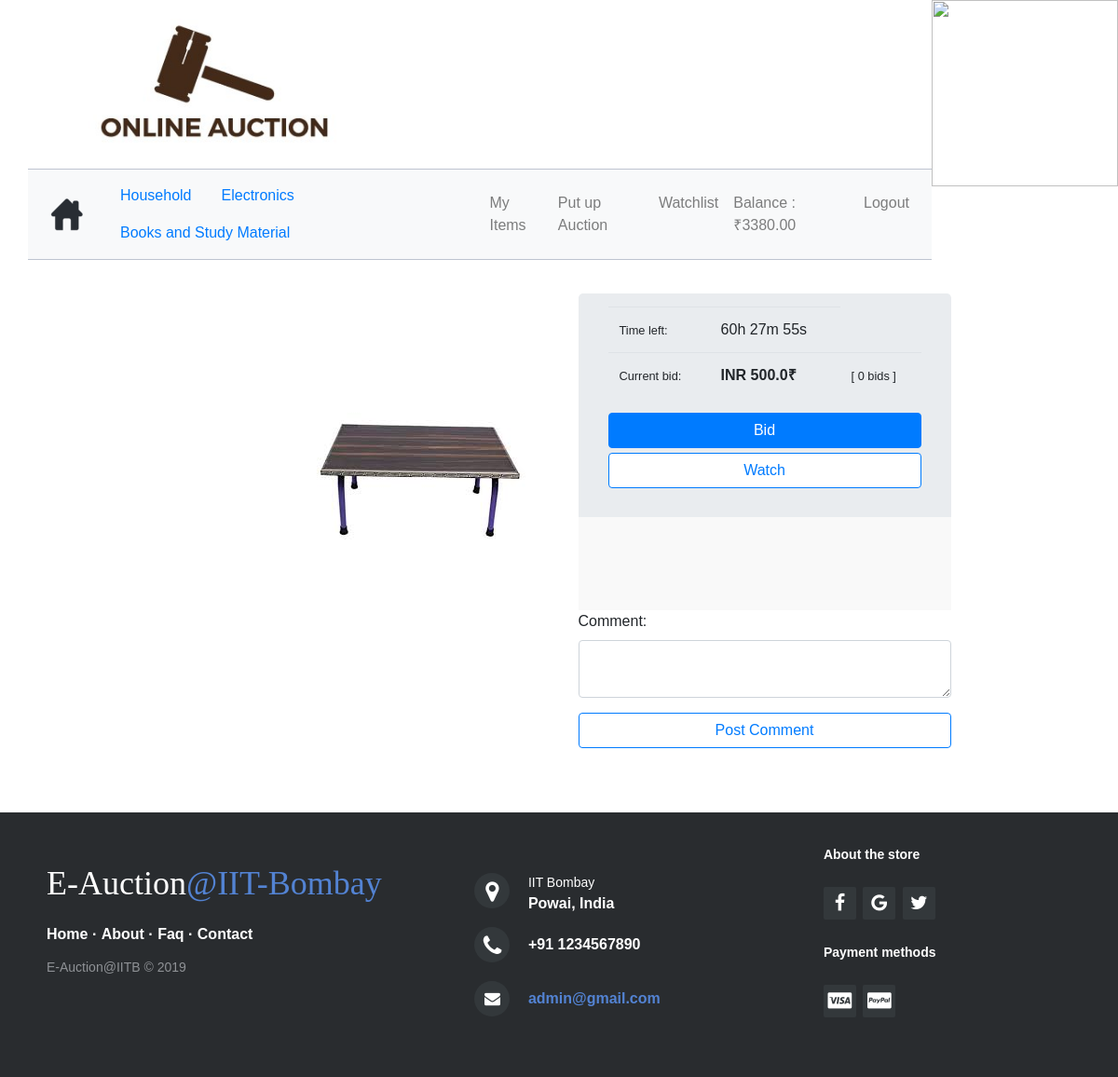
/website/bid/1/ (signed in), run on an earlier commit of the app's database.
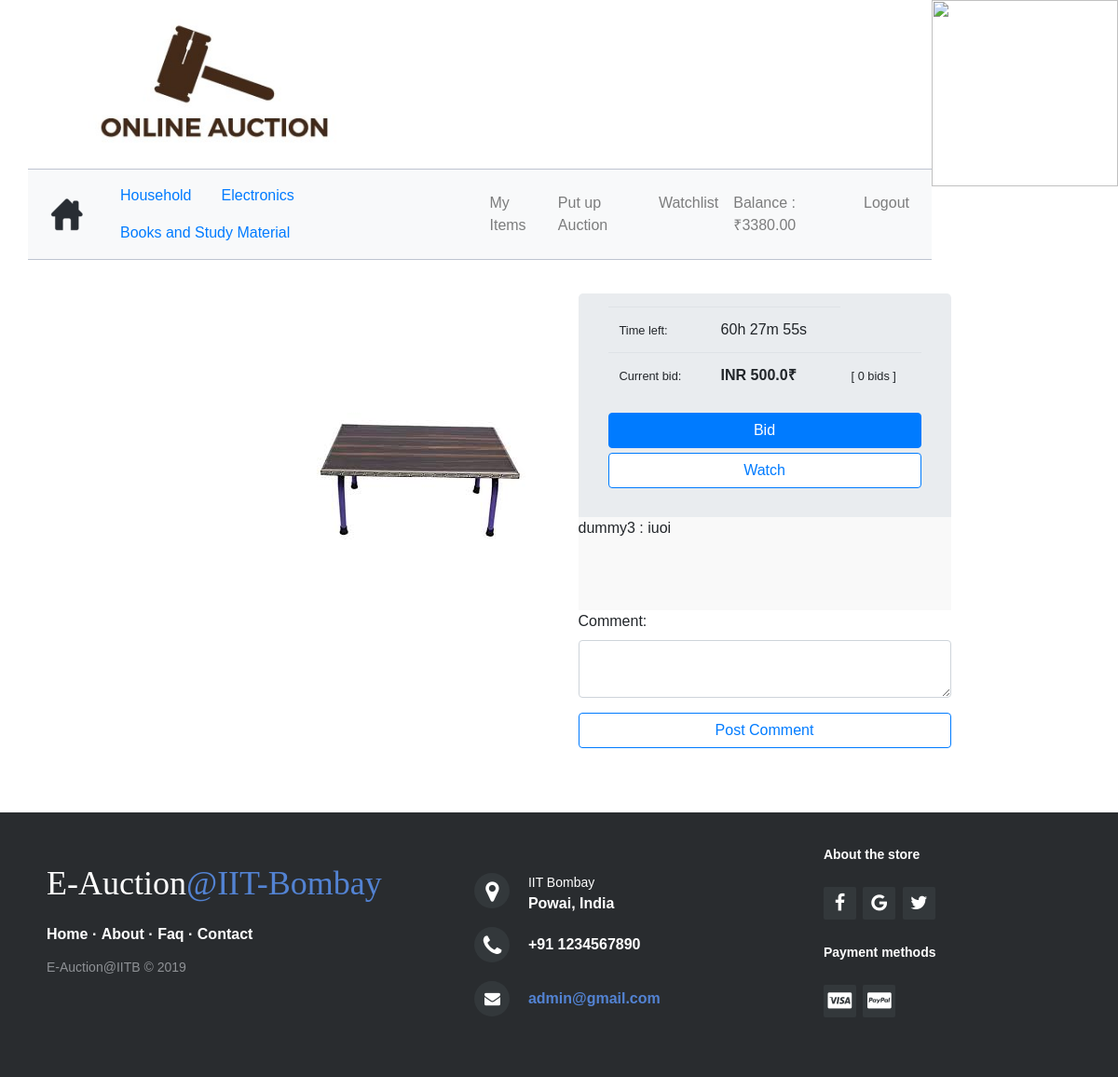
And on a later commit of the database.
### website/models.py (models this page shows, shortened)
class User(models.Model):
	username = models.CharField(max_length=45)
	password = models.CharField(max_length=45)
	email = models.EmailField()
	balance = models.DecimalField(max_digits=6, decimal_places=2)
	firstname = models.CharField(max_length=56)
	lastname = models.CharField(max_length=45)
	cellphone = models.CharField(max_length=14)
	address = models.CharField(max_length=255)
	town = models.CharField(max_length=45)
	post_code = models.CharField(max_length=45)
	country = models.CharField(max_length=45)

class Auction(models.Model):
	product_id = models.ForeignKey(Product, on_delete=models.CASCADE)
	user_id = models.ForeignKey(User, on_delete=models.CASCADE)
	base_price = models.IntegerField()
	number_of_bids = models.IntegerField()
	time_starting = models.DateTimeField()
	time_ending = models.DateTimeField()

class Product(models.Model):
	CATEGORIES = (
		('HH','Household'),
		('EL','Electronics'),
		('BS','Books and Study Material')
	)
	title = models.CharField(max_length=255)
	description = models.CharField(max_length=500)
	base_price = models.IntegerField()
	time_starting = models.DateTimeField()
	category = models.CharField(
		max_length=2,
		choices=CATEGORIES
	)
	image = models.ImageField(upload_to='images/')
	date_posted = models.DateTimeField(auto_now_add=True, blank=True)

class Chat(models.Model):
	auction_id = models.ForeignKey(Auction, on_delete=models.CASCADE)
	user_id = models.ForeignKey(User, on_delete=models.CASCADE)
	message = models.TextField()
	time_sent = models.DateTimeField()

### website/views.py (the view)
# urls.py: path('bid/<int:auction_id>/', views.bid_page, name='bid_page'),
def bid_page(request, auction_id):
    print(type(auction_id))
    try:
        if request.session['username']:
            auction = Auction.objects.filter(id=auction_id)
            if auction[0].time_starting > timezone.now():
                return index(request)
            user = User.objects.filter(username=request.session['username'])
            stats = []
            time_left, expired = remaining_time(auction[0])
            stats.append(time_left) # First element in stats list
            current_cost = auction[0].base_price + auction[0].number_of_bids * auction[0].base_price * 0.05
            current_cost = "%0.1f" % current_cost
            stats.append(current_cost)
            if expired < 0: # if auction ended append false.
                stats.append(False)
            else:
                stats.append(True)
            latest_bid = Bid.objects.filter(auction_id = auction_id).order_by('-bid_time')
            if latest_bid:
                winner = User.objects.filter(id=latest_bid[0].user_id.id)
                stats.append(winner[0].username)
            else:
                stats.append(None)
            chat = Chat.objects.filter(auction_id = auction_id).order_by('time_sent')
            stats.append(chat)
            w = Watchlist.objects.filter(user_id=user[0])
            watchlist = Auction.objects.none()
            for item in w:
                a = Auction.objects.filter(id=item.auction_id.id)
                watchlist = list(chain(watchlist, a))
            return render(request, 'bid.html',
            {
                'auction': auction[0],
                'user': user[0],
                'stats': stats,
                'watchlist':watchlist
            })
    except KeyError:
        return index(request)
    return index(request)

### website/transactions.py (called while the page is built)
def remaining_time(auction):
    time_left = make_naive(auction.time_ending) - datetime.now()            # timezone.now is supposed to be UTC time
    days, seconds = time_left.days, time_left.seconds
    hours = days * 24 + seconds // 3600
    minutes = (seconds % 3600) // 60
    seconds = seconds % 60
    time_left = str(hours) + "h " + str(minutes) + "m " + str(seconds) + "s"
    expired = days
    return time_left, expired

### website/templates/bid.html (shortened to what this page needs)
<!DOCTYPE html>
<html>
<head>
    <link rel="stylesheet" type="text/css" href="/static/css/bid.css">
</head>
<body>
{% extends 'index.html' %}
{% block body %}
<div id="bid-flexbox" class="d-flex flex-row">
    <div class="p-2"><img id="preview_product" src="/media/{{ auction.product_id.image }}" /></div>
    <div class="p-2">
        <div id="bidding" class="jumbotron">
            <div id="bid_table">
            <table  class="table table-borderless">
                <tbody>
                    <tr>
                        {% if stats.2 %}
                        <td><small>Time left:</small></td>
                        <td>{{ stats.0 }}</td>
                        {% else %}
                        <p>Auction Ended! The winner is : {{ stats.3 }}</p>
                        {% endif %}
                    </tr>
                    <tr>
                        <td><small>Current bid:</small></td>
                        <td><b>INR {{stats.1}}₹</b></td>
                        <td><small>[ {{ auction.number_of_bids }} bids ]</small></td>
                    </tr>
                </tbody>
            </table>
            </div>
            {% if stats.2 %}
            <div>
                <button type="button" id="b_button" class="btn btn-primary" onclick="location.href='/website/bid/{{auction.id}}/raise_bid'">Bid</button>
            </div>
            {% endif %}
            <div>
                <button type="button" id="w_button" class="btn btn-outline-primary watch_button" onclick="location.href='/website/watchlist/{{auction.id}}'">
                    {% load custom_tags %}
                    {% if watchlist %}
                        {% if watchlist|search:auction.id%}
                            Unwatch
                        {% else %}
                            Watch
                        {% endif %}
                    {% else %}
                        Watch
                    {% endif %}
                </button>
            </div>
        </div>
        <div id="comments">
            {% for c in stats.4 %}
            {{ c.user_id.username }} : {{ c.message }}<br>
            {% endfor %}
        </div>
        <form method="post" action="/website/bid/{{auction.id}}/comment/">{% csrf_token %}
        <div class="form-group">
            <label for="comment">Comment:</label>
            <textarea class="form-control" rows="2" id="comment" name="comment"></textarea>
        </div>
        <button id="post_button" type="submit" class="btn btn-outline-primary">Post Comment</button>
        </form>
    </div>
</div>
{% endblock %}

### website/templates/index.html (shortened to what this page needs)
<!DOCTYPE html>
<html>
<head>
    <link rel="stylesheet" href="https://maxcdn.bootstrapcdn.com/bootstrap/4.0.0-beta.2/css/bootstrap.min.css">
    <link rel="stylesheet" href="/static/css/footer.css">
    <link rel="stylesheet" href="http://maxcdn.bootstrapcdn.com/font-awesome/4.2.0/css/font-awesome.min.css">
	<link rel="stylesheet" type="text/css" href="/static/css/modal.css">
    <link rel="stylesheet" type="text/css" href="/static/css/index.css">
</head>
<body>
	<a href="{% url 'website:index' %}"><img src="/static/images/logosite.png" class="logosite" /></a>
    <a href="https://cse.iitb.ac.in"><img src="/static/images/logoinst.png" class="logoinst" align = "right" width="200" height="200">
    <nav class="navbar navbar-expand-lg navbar-light bg-light">
        <a id="homebutton" class="navbar-brand" href="{% url 'website:index' %}"><img src="/static/images/home.png" class="logo" /></a>
        <ul class="nav nav-pills">
            <li class="nav-item">
                <a class="nav-link" href="/website/category/household/">Household</a>
            </li>
            <li class="nav-item">
                <a class="nav-link" href="/website/category/electronics/">Electronics</a>
            </li>
            <li class="nav-item">
                <a class="nav-link" href="/website/category/books_and_study_material/">Books and Study Material</a>
            </li>
        </ul>
        <ul id="right_navbar" class="navbar-nav ml-auto">
            {% if request.session.username %}
                   {% include "home.html" %}
            {% endif %}
        </ul>
    </nav>
    <div class="d-flex justify-content-center">
        <div class="p-2">
            <div id="replacement">
                {% block body %}{% endblock %}
            </div>
        </div>
    </div>
     <footer class="footer-distributed">
        <div class="footer-left">
            <h3>E-Auction<span>@</span><span>IIT-Bombay</span></h3>
            <p class="footer-links">
                <a href="#">Home</a> ·
                <a href="#">About</a> ·
                <a href="#">Faq</a> ·
                <a href="#">Contact</a>
            </p>
            <p class="footer-company-name">E-Auction@IITB &copy; 2019</p>
        </div>
        <div class="footer-center">
            <div>
                <i class="fa fa-map-marker"></i>
                <p><span>IIT Bombay</span> Powai, India</p>
            </div>
            <div>
                <i class="fa fa-phone"></i>
                <p>+91 1234567890</p>
            </div>
            <div>
                <i class="fa fa-envelope"></i>
                <p><a href="mailto : admin@gmail.com">admin@gmail.com</a></p>
            </div>
        </div>
        <div class="footer-right">
            <p id="about_store" class="footer-company-about">
                <span>About the store</span>
            </p>
            <div class="footer-icons">
                <a href="#"><i class="fa fa-facebook"></i></a>
                <a href="#"><i class="fa fa-google"></i></a>
                <a href="#"><i class="fa fa-twitter"></i></a>
            </div>
            <p id="payment_methods" class="footer-company-about">
                <span>Payment methods</span>
            </p>
            <div class="footer-icons">
                <a href="#"><i class="fa fa-cc-visa"></i></a>
                <a href="#"><i class="fa fa-cc-paypal"></i></a>
            </div>
        </div>
    </footer>
</body>
</html>

### website/templates/home.html (shortened to what this page needs)
<!DOCTYPE html>
<html>
<head>
</head>
<body>
    <li class="nav-item">
        <a class="nav-link" href="/website/my_items/">My Items</a>
    </li>
    <li class="nav-item">
        <a class="nav-link" href="/website/sell_item/">Put up Auction</a>
    </li>
    <li class="nav-item">
        <a class="nav-link" href="/website/watchlist/">Watchlist</a>
    </li>
    <li class="nav-item open-modal">
        <a class="nav-link" href="/website/balance/">Balance : ₹{{ user.balance }}</a>
    </li>
    <li class="nav-item">
        <a class="nav-link" href="/website/logout/">Logout</a>
    </li>
</body>
</html>

### website/static/css/bid.css (style rules this page uses)
#preview_product { max-height: 500px; max-width: 500px; margin-top: 80px; margin-right: 40px; }
#comments { background: #f9f9f9; width: 400px; height: 100px; overflow-y: scroll; }
#bid-flexbox { margin-top: 20px; }
#b_button { width: 100%; }
#w_button { width: 100%; margin-top: 5px; background: white; }
#bid_table { margin-top: -50px; }
#bidding { height: 65%; margin-bottom: 20px; }
#comments { margin-top: -80px; }
#post_button { width: 100%; }

### website/static/css/footer.css (style rules this page uses)
.footer-distributed { background-color: #292c2f; box-shadow: 0 1px 1px 0 rgba(0, 0, 0, 0.12); box-sizing: border-box; width: 100%; text-align: left; font: bold 16px sans-serif; padding: 55px 50px; margin-top: 80px; }
#payment_methods { margin-top: 20px; }
#about_store { margin-top: -20px; }
.footer-distributed .footer-left, .footer-distributed .footer-center, .footer-distributed .footer-right { display: inline-block; vertical-align: top; }
.footer-distributed .footer-left { width: 40%; }
.footer-distributed h3 { color: #ffffff; font: normal 36px 'Cookie', cursive; margin: 0; }
.footer-distributed h3 span { color: #5383d3; }
.footer-distributed .footer-links { color: #ffffff; margin: 20px 0 12px; padding: 0; }
.footer-distributed .footer-links a { display:inline-block; line-height: 1.8; text-decoration: none; color: inherit; }
.footer-distributed .footer-company-name { color: #8f9296; font-size: 14px; font-weight: normal; margin: 0; }
.footer-distributed .footer-center { width: 35%; }
.footer-distributed .footer-center i { background-color: #33383b; color: #ffffff; font-size: 25px; width: 38px; height: 38px; border-radius: 50%; text-align: center; line-height: 42px; margin: 10px 15px; vertical-align: middle; }
.footer-distributed .footer-center i.fa-envelope { font-size: 17px; line-height: 38px; }
.footer-distributed .footer-center p { display: inline-block; color: #ffffff; vertical-align: middle; margin:0; }
.footer-distributed .footer-center p span { display:block; font-weight: normal; font-size:14px; line-height:2; }
.footer-distributed .footer-center p a { color: #5383d3; text-decoration: none;; }
.footer-distributed .footer-right { width: 20%; }
.footer-distributed .footer-company-about { line-height: 20px; color: #92999f; font-size: 13px; font-weight: normal; margin: 0; }
.footer-distributed .footer-company-about span { display: block; color: #ffffff; font-size: 14px; font-weight: bold; margin-bottom: 20px; }
.footer-distributed .footer-icons { margin-top: 25px; }
.footer-distributed .footer-icons a { display: inline-block; width: 35px; height: 35px; cursor: pointer; background-color: #33383b; border-radius: 2px; font-size: 20px; color: #ffffff; text-align: center; line-height: 35px; margin-right: 3px; margin-bottom: 5px; }

### website/static/css/modal.css (style rules this page uses)
body { font-family: 'Barlow Semi Condensed', sans-serif; }

### website/static/css/index.css (style rules this page uses)
.navbar { margin-left: 30px; margin-right: 38px; border-top: 1px solid #BEC4D0; border-bottom: 1px solid #BEC4D0; }
.logosite { height: 25%; width: 25%; margin-top: 20px; margin-bottom: 20px; margin-left: 80px; }
#replacement { margin-left: 160px; }

What changed in the data, as far as the page shows it:
added Chat: user_id.username "dummy3", message "iuoi"
